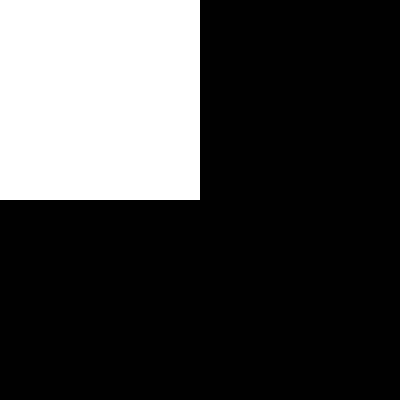
Frame 1 (no input)
Frame 60 (the mouse pressed at the canvas centre just before this capture): identical to frame 1, image omitted
Frame 120 (the mouse held since frame 60 and released just before this capture): blank canvas, image omitted

The Processing sketch that drew this single still picture (run headless with seeded random() and noise(); from frame 60 on, the mouse is pressed at the canvas centre):

// Processing sketch: Conditionals
// ── Conditionals.pde
//simple sketch to show use of conditionals

void setup () {
  size (400, 400);
}

void draw () {
  noStroke();
  background(0);
  //multiple conditions use &&

  //if mouse is in the upper left corner, draw a white square
  if (mouseX<width/2 && mouseY<height/2) {
    fill(255);
    rect (0, 0, width/2, height/2);
  }

  //if mouse is in the upper right corner, draw a red square
  else if (mouseX>width/2 && mouseY<height/2) {
    fill(255, 0, 0);
    rect (width/2, 0, width/2, height/2);
  }

  //if mouse is in the lower left corner, draw a green square
  else if (mouseX<width/2 && mouseY>height/2) {
    fill(0, 255, 0);
    rect (0, height/2, width/2, height/2);
  }

  //if mouse is in the lower right corner, draw a blue square
  else if (mouseX>width/2 && mouseY>height/2) {
    fill(0, 0, 255);
    rect (width/2, height/2, width/2, height/2);
  }
}
